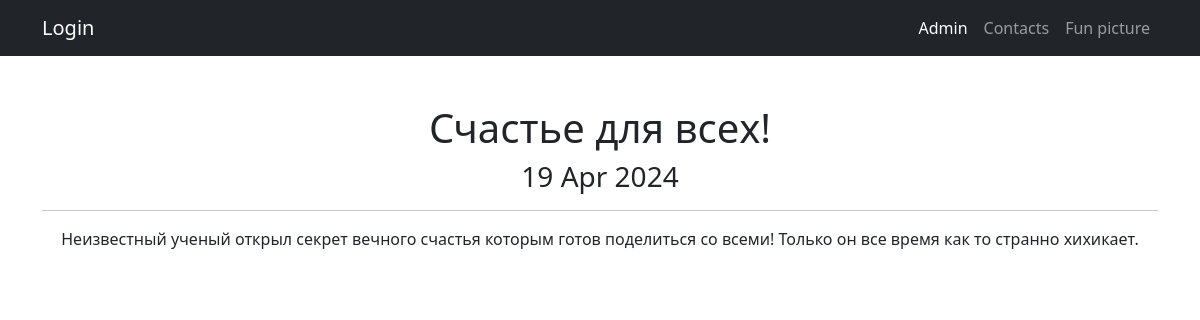
/news/5, run on the app's committed database.
### news/models.py (models this page shows, shortened)
class Post(models.Model):
    article = 'AR'
    news = 'NE'
    POSITIONS = [
        (article, 'Статья'),
        (news, 'Новости'),
    ]
    author = models.ForeignKey(Author, on_delete=models.CASCADE)
    news_type = models.CharField(max_length=2, choices=POSITIONS, default=article)
    post_time = models.DateTimeField(auto_now_add=True)
    title = models.CharField(max_length=255)
    text = models.TextField()
    rating = models.IntegerField(default=0)
    category = models.ManyToManyField(Category, through='PostCategory')

### news/views.py (the view)
# urls.py: path('<int:pk>', NewsDetail.as_view(), name='news_detail'),
class NewsDetail(DetailView):
    model = Post
    template_name = 'news.html'
    context_object_name = 'news'

### templates/news.html (shortened to what this page needs)
{% extends 'flatpages/default.html' %}
{% load custom_filters %}
{% block content %}
    <h1>{{ news.title|censor }}</h1>
    <h3>{{ news.post_time|date:"d M Y" }}</h3>
    <hr>
    {{ news.text|censor }}
{% endblock content %}

### data on the page
Post: title|censor "Счастье для всех!", post_time "19 Apr 2024", text|censor "Неизвестный ученый открыл секрет вечного счастья которым готов поделиться со всеми! Только он все время как то странно хихикает."
